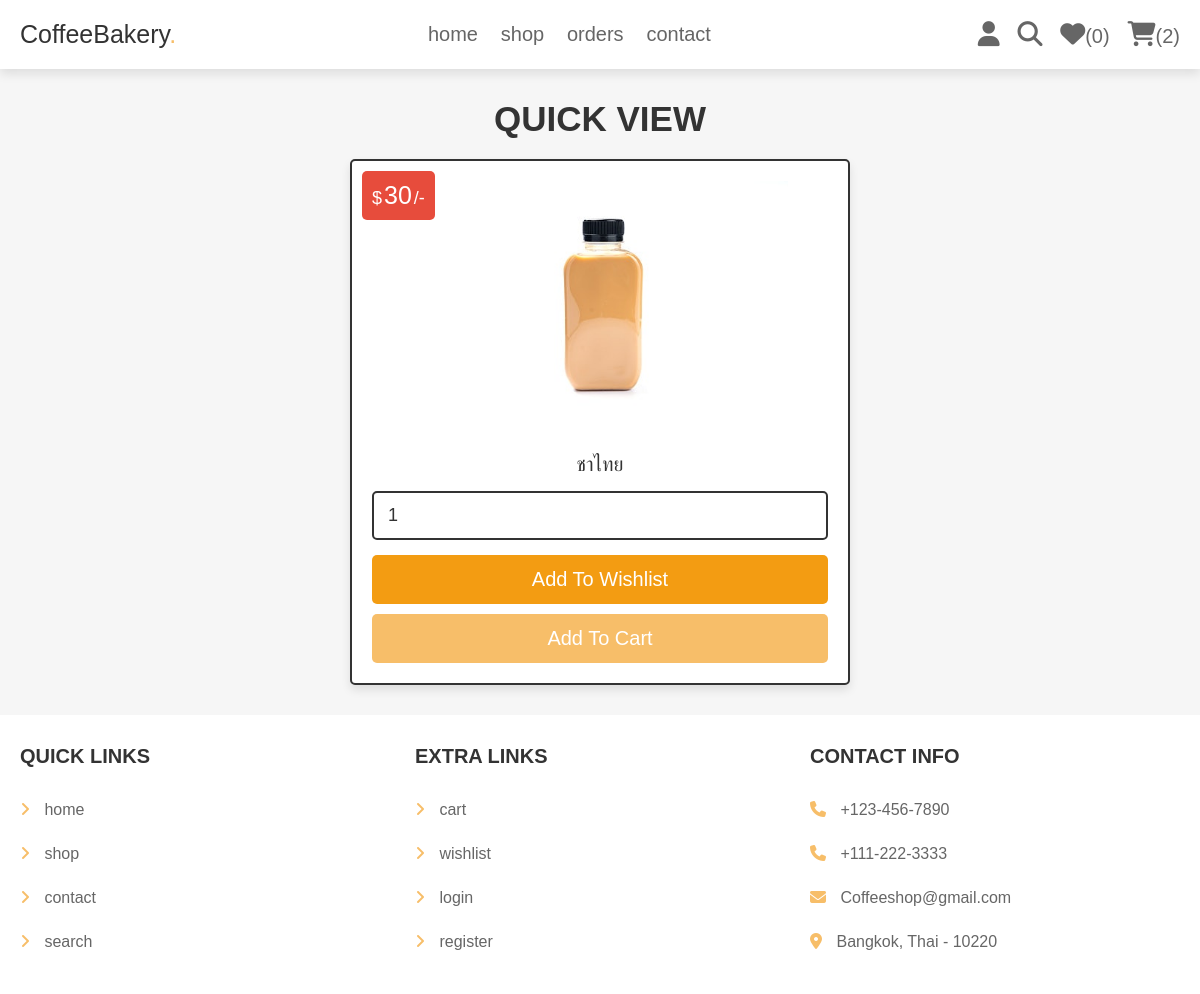
Page /view_page.php?pid=31 (signed in) on the committed database.
### tables this page shows
CREATE TABLE `products` (
  `id` int(100) NOT NULL,
  `name` varchar(100) NOT NULL,
  `details` varchar(500) NOT NULL,
  `price` int(100) NOT NULL,
  `image` varchar(100) NOT NULL,
  `cost` int(100) NOT NULL
);

### view_page.php (the view, shortened to what this page needs)
<?php
@include 'config.php';
?>
<!DOCTYPE html>
<html lang="en">
<head>
   <link rel="stylesheet" href="https://cdnjs.cloudflare.com/ajax/libs/font-awesome/6.1.1/css/all.min.css">
   <link rel="stylesheet" href="css/style.css">
</head>
<body>
<?php include 'header.php'; ?>
<section class="quick-view">
   <h1 class="title">quick view</h1>
   <?php
      $pid = $_GET['pid'];
      $select_products = $conn->prepare("SELECT * FROM `products` WHERE id = ?");
      $select_products->execute([$pid]);
      if($select_products->rowCount() > 0){
         while($fetch_products = $select_products->fetch(PDO::FETCH_ASSOC)){
   ?>
   <form action="" class="box" method="POST">
      <div class="price">$<span><?= $fetch_products['price']; ?></span>/-</div>
      <img src="uploaded_img/<?= $fetch_products['image']; ?>" alt="">
      <div class="name"><?= $fetch_products['name']; ?></div>
      <input type="number" min="1" value="1" name="p_qty" class="qty">
      <input type="submit" value="add to wishlist" class="option-btn" name="add_to_wishlist">
      <input type="submit" value="add to cart" class="btn" name="add_to_cart">
   </form>
   <?php
         }
      }else{
         echo '<p class="empty">no products added yet!</p>';
      }
   ?>
</section>
<?php include 'footer.php'; ?>
</body>
</html>

### css/style.css (style rules this page uses)
.quick-view .box { max-width: 50rem; padding:2rem; text-align: center; border:var(--border); background-color: var(--white); box-shadow: var(--box-shadow); border-radius: .5rem; position: relative; margin:0 auto; }
.quick-view .box img { height: 25rem; margin-bottom: 1rem; }
.quick-view .box .price { position: absolute; top:1rem; left:1rem; padding:1rem; border-radius: .5rem; background-color: var(--red); font-size: 1.8rem; color:var(--white); }
.quick-view .box .price span { font-size: 2.5rem; color:var(--white); margin:0 .2rem; }
.quick-view .box .qty { margin:.5rem 0; border-radius: .5rem; padding:1.2rem 1.4rem; font-size: 1.8rem; color:var(--black); border:var(--border); width: 100%; }
.quick-view .box .name { font-size: 2rem; color:var(--black); padding:1rem 0; }

### css/components.css (style rules this page uses)
:root { ---green: rgb(247, 190, 105); --orange:#f39c12; --red:#e74c3c; --black:#333; --light-color:#666; --white:#fff; --light-bg:#f6f6f6; --border:.2rem solid var(--black); --box-shadow:0 .5rem 1rem rgba(0,0,0,.1); }
* { font-family: 'Rubik', sans-serif; margin:0; padding:0; box-sizing: border-box; outline: none; border:none; text-decoration: none; color:var(--black); }
body { background-color: var(--light-bg); }
html { font-size: 62.5%; overflow-x: hidden; scroll-behavior: smooth; scroll-padding-top: 6.5rem; }
section { padding:3rem 2rem; max-width: 1200px; margin:0 auto; }
.btn, .delete-btn, .option-btn { display: block; width: 100%; margin-top: 1rem; border-radius: .5rem; color:var(--white); font-size: 2rem; padding:1.3rem 3rem; text-transform: capitalize; cursor: pointer; text-align: center; }
.btn { background-color:rgb(247, 190, 105); }
.option-btn { background-color: var(--orange); }
.title { text-align: center; margin-bottom: 2rem; text-transform: uppercase; color:var(--black); font-size: 3.5rem; }

### rows in the picture
products: price "30", image (picture), name "ชาไทย"

### other values in the picture
$count_wishlist_items->rowCount() "0"
$count_cart_items->rowCount() "2"
